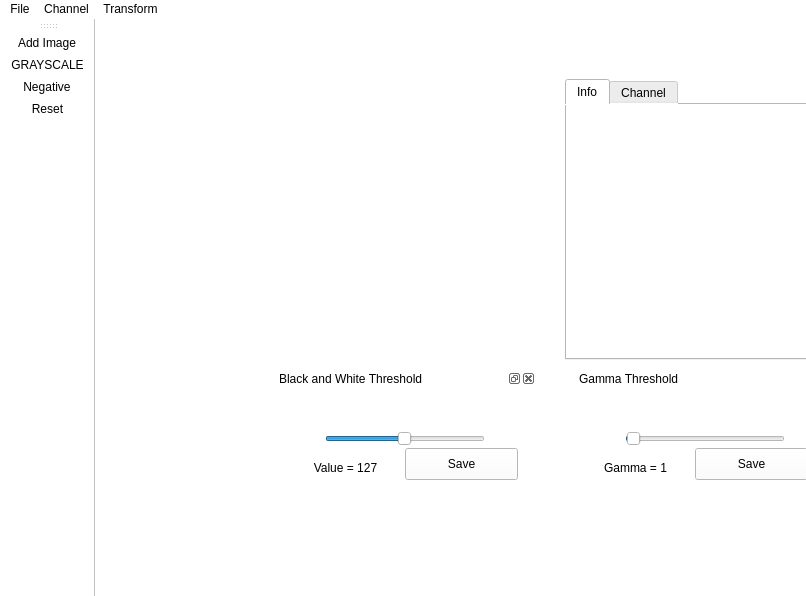
<?xml version="1.0" encoding="UTF-8"?>
<ui version="4.0">
 <class>MainWindow</class>
 <widget class="QMainWindow" name="MainWindow">
  <property name="geometry">
   <rect>
    <x>0</x>
    <y>0</y>
    <width>806</width>
    <height>596</height>
   </rect>
  </property>
  <property name="windowTitle">
   <string>MainWindow</string>
  </property>
  <property name="autoFillBackground">
   <bool>false</bool>
  </property>
  <property name="styleSheet">
   <string notr="true">QWidget { background-color: white; }</string>
  </property>
  <widget class="QWidget" name="centralwidget">
   <widget class="QTabWidget" name="infoTab">
    <property name="geometry">
     <rect>
      <x>470</x>
      <y>60</y>
      <width>261</width>
      <height>281</height>
     </rect>
    </property>
    <property name="currentIndex">
     <number>0</number>
    </property>
    <widget class="QWidget" name="tab">
     <attribute name="title">
      <string>Info</string>
     </attribute>
     <widget class="QLabel" name="img_info">
      <property name="enabled">
       <bool>true</bool>
      </property>
      <property name="geometry">
       <rect>
        <x>0</x>
        <y>0</y>
        <width>250</width>
        <height>250</height>
       </rect>
      </property>
      <property name="text">
       <string/>
      </property>
      <property name="alignment">
       <set>Qt::AlignCenter</set>
      </property>
     </widget>
    </widget>
    <widget class="QWidget" name="tab_2">
     <attribute name="title">
      <string>Channel</string>
     </attribute>
     <widget class="QLabel" name="plotLabel">
      <property name="geometry">
       <rect>
        <x>0</x>
        <y>0</y>
        <width>250</width>
        <height>250</height>
       </rect>
      </property>
      <property name="sizePolicy">
       <sizepolicy hsizetype="Preferred" vsizetype="Preferred">
        <horstretch>0</horstretch>
        <verstretch>0</verstretch>
       </sizepolicy>
      </property>
      <property name="maximumSize">
       <size>
        <width>250</width>
        <height>250</height>
       </size>
      </property>
      <property name="text">
       <string>Please select channel to extract</string>
      </property>
      <property name="scaledContents">
       <bool>true</bool>
      </property>
     </widget>
    </widget>
   </widget>
   <widget class="QLabel" name="image_view">
    <property name="geometry">
     <rect>
      <x>40</x>
      <y>50</y>
      <width>400</width>
      <height>400</height>
     </rect>
    </property>
    <property name="maximumSize">
     <size>
      <width>700</width>
      <height>500</height>
     </size>
    </property>
    <property name="styleSheet">
     <string notr="true"/>
    </property>
    <property name="text">
     <string/>
    </property>
    <property name="scaledContents">
     <bool>true</bool>
    </property>
   </widget>
   <widget class="QDockWidget" name="bnwDock">
    <property name="geometry">
     <rect>
      <x>180</x>
      <y>350</y>
      <width>261</width>
      <height>141</height>
     </rect>
    </property>
    <property name="floating">
     <bool>true</bool>
    </property>
    <property name="allowedAreas">
     <set>Qt::RightDockWidgetArea</set>
    </property>
    <property name="windowTitle">
     <string>Black and White Threshold</string>
    </property>
    <widget class="QWidget" name="dockWidgetContents_4">
     <widget class="QSlider" name="bnwSlider">
      <property name="geometry">
       <rect>
        <x>50</x>
        <y>40</y>
        <width>160</width>
        <height>22</height>
       </rect>
      </property>
      <property name="minimum">
       <number>0</number>
      </property>
      <property name="maximum">
       <number>255</number>
      </property>
      <property name="singleStep">
       <number>1</number>
      </property>
      <property name="value">
       <number>127</number>
      </property>
      <property name="sliderPosition">
       <number>127</number>
      </property>
      <property name="orientation">
       <enum>Qt::Horizontal</enum>
      </property>
     </widget>
     <widget class="QLabel" name="bnwVal">
      <property name="geometry">
       <rect>
        <x>-10</x>
        <y>70</y>
        <width>161</width>
        <height>20</height>
       </rect>
      </property>
      <property name="text">
       <string>Value = 127</string>
      </property>
      <property name="alignment">
       <set>Qt::AlignCenter</set>
      </property>
     </widget>
     <widget class="QPushButton" name="saveImage">
      <property name="geometry">
       <rect>
        <x>130</x>
        <y>60</y>
        <width>113</width>
        <height>32</height>
       </rect>
      </property>
      <property name="text">
       <string>Save</string>
      </property>
     </widget>
    </widget>
   </widget>
   <widget class="QDockWidget" name="gammaDock">
    <property name="geometry">
     <rect>
      <x>480</x>
      <y>350</y>
      <width>261</width>
      <height>141</height>
     </rect>
    </property>
    <property name="floating">
     <bool>true</bool>
    </property>
    <property name="allowedAreas">
     <set>Qt::RightDockWidgetArea</set>
    </property>
    <property name="windowTitle">
     <string>Gamma Threshold</string>
    </property>
    <widget class="QWidget" name="dockWidgetContents_2">
     <widget class="QSlider" name="gammaSlider">
      <property name="geometry">
       <rect>
        <x>50</x>
        <y>40</y>
        <width>160</width>
        <height>22</height>
       </rect>
      </property>
      <property name="minimum">
       <number>0</number>
      </property>
      <property name="maximum">
       <number>1000</number>
      </property>
      <property name="singleStep">
       <number>1</number>
      </property>
      <property name="value">
       <number>10</number>
      </property>
      <property name="sliderPosition">
       <number>10</number>
      </property>
      <property name="orientation">
       <enum>Qt::Horizontal</enum>
      </property>
     </widget>
     <widget class="QLabel" name="gammaVal">
      <property name="geometry">
       <rect>
        <x>-20</x>
        <y>70</y>
        <width>161</width>
        <height>20</height>
       </rect>
      </property>
      <property name="text">
       <string>Gamma = 1</string>
      </property>
      <property name="alignment">
       <set>Qt::AlignCenter</set>
      </property>
     </widget>
     <widget class="QPushButton" name="saveImage_2">
      <property name="geometry">
       <rect>
        <x>120</x>
        <y>60</y>
        <width>113</width>
        <height>32</height>
       </rect>
      </property>
      <property name="text">
       <string>Save</string>
      </property>
     </widget>
    </widget>
   </widget>
  </widget>
  <widget class="QToolBar" name="toolBar">
   <property name="windowTitle">
    <string>toolBar</string>
   </property>
   <attribute name="toolBarArea">
    <enum>LeftToolBarArea</enum>
   </attribute>
   <attribute name="toolBarBreak">
    <bool>false</bool>
   </attribute>
   <addaction name="actionAdd_Image"/>
   <addaction name="grayscaleTool"/>
   <addaction name="tfNegative"/>
   <addaction name="reset"/>
  </widget>
  <widget class="QMenuBar" name="menuBar">
   <property name="geometry">
    <rect>
     <x>0</x>
     <y>0</y>
     <width>806</width>
     <height>22</height>
    </rect>
   </property>
   <widget class="QMenu" name="menuChannel">
    <property name="title">
     <string>Channel</string>
    </property>
    <addaction name="getRed"/>
    <addaction name="getGreen"/>
    <addaction name="getBlue"/>
   </widget>
   <widget class="QMenu" name="menuFile">
    <property name="title">
     <string>File</string>
    </property>
    <addaction name="reset"/>
   </widget>
   <widget class="QMenu" name="menuTransform">
    <property name="title">
     <string>Transform</string>
    </property>
    <addaction name="tfGrayscale"/>
    <addaction name="tfNegative"/>
    <addaction name="thGamma"/>
    <addaction name="bnwButton"/>
   </widget>
   <addaction name="menuFile"/>
   <addaction name="menuChannel"/>
   <addaction name="menuTransform"/>
  </widget>
  <action name="actionExit">
   <property name="text">
    <string>Exit</string>
   </property>
  </action>
  <action name="actionAdd_Image">
   <property name="icon">
    <iconset>
     <normaloff>icons/plus.png</normaloff>icons/plus.png</iconset>
   </property>
   <property name="text">
    <string>Add Image</string>
   </property>
   <property name="shortcut">
    <string>Ctrl+O</string>
   </property>
  </action>
  <action name="showChannels_2">
   <property name="icon">
    <iconset>
     <normaloff>../../../../../Downloads/351428.png</normaloff>../../../../../Downloads/351428.png</iconset>
   </property>
   <property name="text">
    <string>splitChannel</string>
   </property>
  </action>
  <action name="getRed">
   <property name="text">
    <string>Extract Red</string>
   </property>
  </action>
  <action name="getBlue">
   <property name="text">
    <string>Extract Blue</string>
   </property>
  </action>
  <action name="getGreen">
   <property name="text">
    <string>Extract Green</string>
   </property>
  </action>
  <action name="showChannels">
   <property name="text">
    <string>Show Channels</string>
   </property>
  </action>
  <action name="tfGrayscale">
   <property name="text">
    <string>Grayscale</string>
   </property>
  </action>
  <action name="tfNegative">
   <property name="icon">
    <iconset>
     <normaloff>icons/minus.png</normaloff>icons/minus.png</iconset>
   </property>
   <property name="text">
    <string>Negative</string>
   </property>
  </action>
  <action name="thGamma">
   <property name="text">
    <string>Gamma</string>
   </property>
  </action>
  <action name="bnwButton">
   <property name="text">
    <string>Black and White</string>
   </property>
  </action>
  <action name="reset">
   <property name="icon">
    <iconset>
     <normaloff>icons/undo-arrow.png</normaloff>icons/undo-arrow.png</iconset>
   </property>
   <property name="text">
    <string>Reset</string>
   </property>
  </action>
  <action name="grayscaleTool">
   <property name="icon">
    <iconset>
     <normaloff>icons/black-and-white.png</normaloff>icons/black-and-white.png</iconset>
   </property>
   <property name="text">
    <string>GRAYSCALE</string>
   </property>
  </action>
 </widget>
 <resources/>
 <connections/>
</ui>
